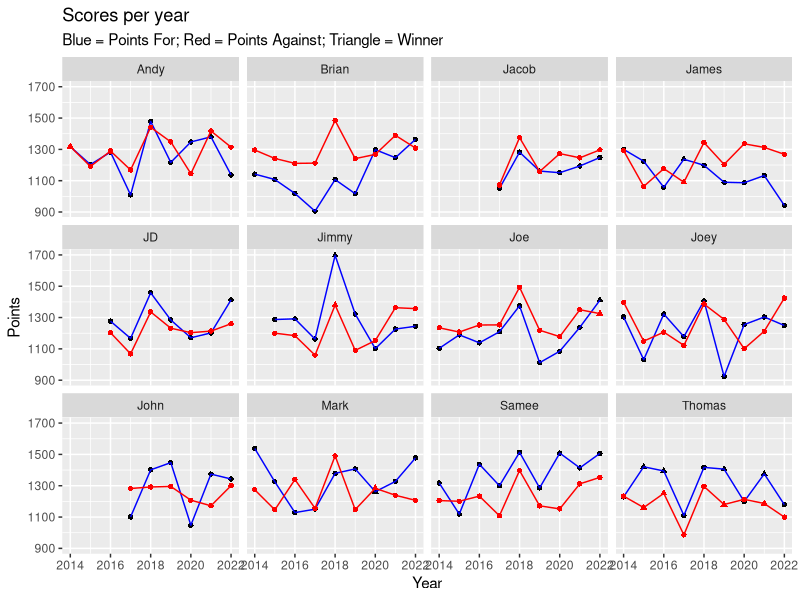

Reproduce this figure in R.
## ---- chunk 1

library(tidyverse)
library(readr)


## ---- chunk 2

teams_info_2022_thru_2014_updated <- read_csv("teams_info_2022_thru_2014_updated_csv.csv", 
  col_types = cols(
    `Team ID` = col_double(),               
    `Owner First Name` = col_character(),   
    `Is League Creator` = col_character(),  
    `Playoff Seed` = col_double(),          
    `Final Rank` = col_double(),            
    `Wins` = col_double(),                  
    `Losses` = col_double(),                
    `Ties` = col_double(),                  
    `Points For` = col_double(),            
    `Points Against` = col_double(),        
    `Year` = col_double()                   
  )
)

View(teams_info_2022_thru_2014_updated)
## ---- chunk 3
teams_info_2022_thru_2014_updated <- teams_info_2022_thru_2014_updated %>%
  mutate(first_name_lower = ifelse(`Owner First Name` == "JD" , toupper(`Owner First Name`),
                                   ifelse(`Team ID` == 9, "Jimmy",  str_to_title(`Owner First Name`))))

View(teams_info_2022_thru_2014_updated)

## ---- chunk 4
teams_info_2022_thru_2014_updated %>%
  group_by(`first_name_lower`) %>%
  summarise(avg_points_against = mean(`Points Against`), avg_points_for = mean(`Points For`)) %>%
  arrange(desc(avg_points_for))
## ---- chunk 5

teams_info_2022_thru_2014_updated <- 
  teams_info_2022_thru_2014_updated %>%
  mutate(winner_y_n = ifelse(`Final Rank` == 1, "yes", "no"))

View(teams_info_2022_thru_2014_updated)

## ---- chunk 6

scores_over_time_final <- teams_info_2022_thru_2014_updated %>%
  filter(first_name_lower != "Claude") %>% #removed single season player
  ggplot() +
  geom_point(aes(y = `Points For`, x = Year, shape = winner_y_n)) +
  geom_line(aes(y = `Points For`, x = Year), color = "blue") +
  geom_point(aes(y = `Points Against`, x = Year, shape = winner_y_n), color = "red") +
  geom_line(aes(y = `Points Against`, x = Year), color = "red") +
  labs(title = "Scores per year", subtitle = "Blue = Points For; Red = Points Against; Triangle = Winner", y = "Points") +
  facet_wrap(~first_name_lower) +
  theme(legend.position = "none")

scores_over_time_final
